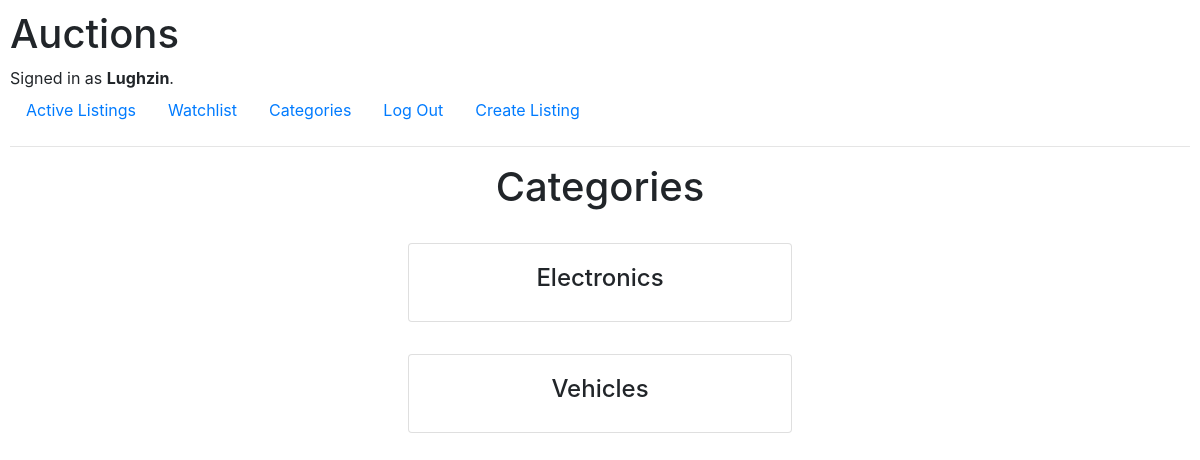
The page /categories (signed in) on the database its author committed.
### auctions/models.py (models this page shows, shortened)
class User(AbstractUser):
    watchlist = models.ManyToManyField('Listing', blank=True)

class Listing(models.Model):
    creator = models.ForeignKey(User, on_delete=models.CASCADE)
    title = models.CharField(max_length=128)
    description = models.CharField(max_length=500)
    bid_quantity = models.IntegerField(default=0)
    starting_bid = models.FloatField(default=0)
    top_bid = models.ForeignKey('Bid', default=0, on_delete=models.SET_DEFAULT)
    img_url = models.URLField(null=True)
    category = models.CharField(max_length=64, null=True)
    is_active = models.BooleanField(default=True)
    comments = models.ManyToManyField('Comment', blank=True)

### auctions/views.py (the view)
# urls.py: path('categories', views.categories, name='categories'),
def categories(request):
    return render(request, 'auctions/categories.html', {
        'categories': Listing.objects.values_list('category', flat=True)
    })

### auctions/templates/auctions/categories.html
{% extends 'auctions/layout.html' %}
{% block body %}
<h1 style='text-align: center;'>Categories</h1>
{% for category in categories %}
    {% if category != None %}
    <div class="card mx-auto" style='width: 24rem; margin: 2rem;'>
       <a href="{% url 'category-page' category=category %}" class='card-body text-center text-decoration-none' style='color: inherit;'><h4>{{ category }}</h4></a>
    </div>
    {% endif %}
{% endfor %}
{% endblock %}

### auctions/templates/auctions/layout.html (shortened to what this page needs)
{% load static %}
<!DOCTYPE html>
<html lang="en">
    <head>
        <link rel="stylesheet" href="https://stackpath.bootstrapcdn.com/bootstrap/4.4.1/css/bootstrap.min.css">
        <link href="{% static 'auctions/styles.css' %}" rel="stylesheet">
    </head>
    <body>
        <h1>Auctions</h1>
        <div>
            {% if user.is_authenticated %}
                Signed in as <strong>{{ user.username }}</strong>.
            {% else %}
                Not signed in.
            {% endif %}
        </div>
        <ul class="nav">
            <li class="nav-item">
                <a class="nav-link" href="{% url 'index' %}">Active Listings</a>
            </li>
            {% if user.is_authenticated %}
            <li class="nav-item">
                <a class="nav-link" href="{% url 'watchlist' %}">Watchlist</a>
            </li>
            {% endif %}
            <li class="nav-item">
                <a class="nav-link" href="{% url 'categories' %}">Categories</a>
            </li>
            {% if user.is_authenticated %}
                <li class="nav-item">
                    <a class="nav-link" href="{% url 'logout' %}">Log Out</a>
                </li>
            {% endif %}
            {% if user.is_authenticated %}
                <li class="nav-item">
                    <a class='nav-link' href="{% url 'create_listing' %}">Create Listing</a>
                </li>
            {% endif %}
        </ul>
        <hr>
        {% block body %}
        {% endblock %}
    </body>
</html>

### auctions/static/auctions/styles.css (style rules this page uses)
body { padding: 10px; }

### rows shown on the page
User: username "Lughzin"
Listing: category "Electronics"
Listing: category "Vehicles"
